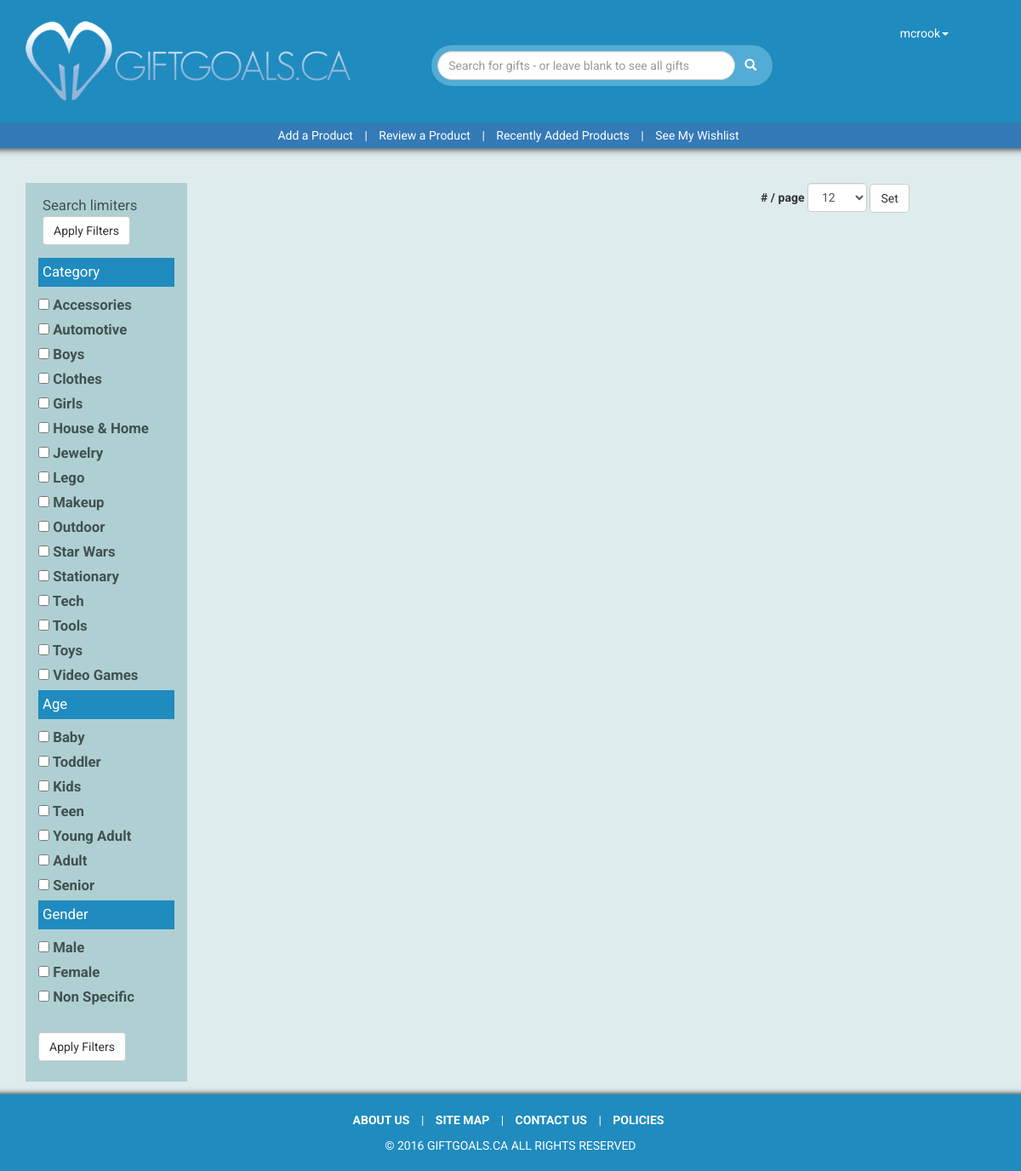
The app's page /results.php (signed in) with its own data.
### tables this page shows
CREATE TABLE IF NOT EXISTS `categories` (
  `catID` int(11) NOT NULL AUTO_INCREMENT,
  `catName` varchar(50) NOT NULL,
  PRIMARY KEY (`catID`)
);

CREATE TABLE IF NOT EXISTS `ages` (
  `ageID` int(11) NOT NULL AUTO_INCREMENT,
  `ageText` varchar(50) NOT NULL,
  PRIMARY KEY (`ageID`)
);

CREATE TABLE IF NOT EXISTS `genders` (
  `genderID` int(11) NOT NULL AUTO_INCREMENT,
  `genderText` varchar(20) NOT NULL,
  PRIMARY KEY (`genderID`)
);

### results.php (the view, shortened to what this page needs)
<?php
include_once "header.php";
$ageQuery = "SELECT * FROM ages";
$ageQueryResult = mysqli_query($conn, $ageQuery);
$genderQuery = "SELECT * FROM genders";
$genderQueryResult = mysqli_query($conn, $genderQuery);
$categoriesQuery = "SELECT * FROM categories order by catName";
$categoriesQueryResult = mysqli_query($conn, $categoriesQuery);
?>
<div class"row"><form action="<?php echo htmlspecialchars($_SERVER["PHP_SELF"]); ?>" method="post" id="search">
	<div class="row">
		<div class="col-md-12">
			<hr>
		</div>
	</div>
	<div class="col-md-2 col-sm-2 col-xs-4" id="searchLimiters">
		<p>Search limiters<br>
		  <input name="submit" type="submit" class="btn btn-default" id="submit" value="Apply Filters" formaction="<?php echo htmlspecialchars($_SERVER["PHP_SELF"]); ?>" formmethod="POST"><input type="hidden">
		</p>
		<p>Category</p>
			<?php
			while($category = mysqli_fetch_assoc($categoriesQueryResult)){
				echo "<label><input type='checkbox' name='categories[]' value='$category[catID]'";
				echo "> $category[catName]</label><br>";
			}
			?>
		<p>Age</p>
			<?php
				while($age = mysqli_fetch_assoc($ageQueryResult)){
					echo "<label><input type='checkbox' class='ages' name='ages[]' value='$age[ageID]'";
					if (in_array("$age[ageID]", $agesSelected)) {
						echo "checked";
					}
					echo "> $age[ageText]</label><br>";
				}
			?> <input name="ageList" type="hidden" id="ageList">
		<p>Gender</p>
			<?php
			while($gender = mysqli_fetch_assoc($genderQueryResult)){
				echo "<label><input type='checkbox' name='genders[]' value='$gender[genderID]'";
				if (in_array("$gender[genderID]", $genderSelected)) {
					echo "checked";
				}
				echo "> $gender[genderText]</label><br>";
			}
			?>
        <div><br><input name="submit" type="submit" class="btn btn-default" id="submit" value="Apply Filters" formaction="<?php echo htmlspecialchars($_SERVER["PHP_SELF"]); ?>" formmethod="POST"><br><br></div>
	</div>
<table id="resultsInfoTable" width="75%" border="0" align="center" cellpadding="5" cellspacing="5">
  <tbody>
    <tr>
      <td width="33%" valign="top"><div id="search_results"></div></td>
      <td width="34%" align="center" valign="middle"><div id="pagination_controls"></div></td>
      <td align="center"><label for="numPerPage"># / page</label>
      	<select class="form-control" name="numPerPage" id="numPerPage" onchange="onSelectChange()">
          <option value="12" <?php if ($numPrPage == "12") { echo "selected";} ?>>12</option>
        </select>
        <input type="submit" class="btn btn-default" formaction="<?php echo htmlspecialchars($_SERVER["PHP_SELF"]); ?>" formmethod="POST" value="Set">
      </td>
    </tr>
    <tr>
      <td>&nbsp;</td>
      <td>&nbsp;</td>
      <td>&nbsp;</td>
    </tr>
  </tbody>
</table>
</form>
<div id="results_box" class="col-md-10"></div>
</div>
</div>
<?php include_once("footer.php"); ?>

### style.css (style rules this page uses)
body { min-height: 10%; overflow-x: hidden; background-color: #deeced; font-family: 'Roboto', sans-serif; }
#searchLimiters { background-color: #AED0D2; color: #425051; font-size: 1.2em; }
#searchLimiters > p:not(:first-child) { background-color: #1f8bbf; color: white; }
#searchLimiters > p { padding: 5px; }
#searchLimiters > p:first-child { margin-top: 10px; }
#numPerPage { width: 70px; display: inline; }

### records on screen
categories: catName "Accessories"
categories: catName "Automotive"
categories: catName "Boys"
categories: catName "Clothes"
categories: catName "Girls"
categories: catName "House & Home"
categories: catName "Jewelry"
categories: catName "Lego"
categories: catName "Makeup"
categories: catName "Outdoor"
categories: catName "Star Wars"
categories: catName "Stationary"
categories: catName "Tech"
categories: catName "Tools"
categories: catName "Toys"
categories: catName "Video Games"
ages: ageText "Baby"
ages: ageText "Toddler"
ages: ageText "Kids"
ages: ageText "Teen"
ages: ageText "Young Adult"
ages: ageText "Adult"
ages: ageText "Senior"
genders: genderText "Male"
genders: genderText "Female"
genders: genderText "Non Specific"

### other values on screen
$_SESSION['userName'] "mcrook"
